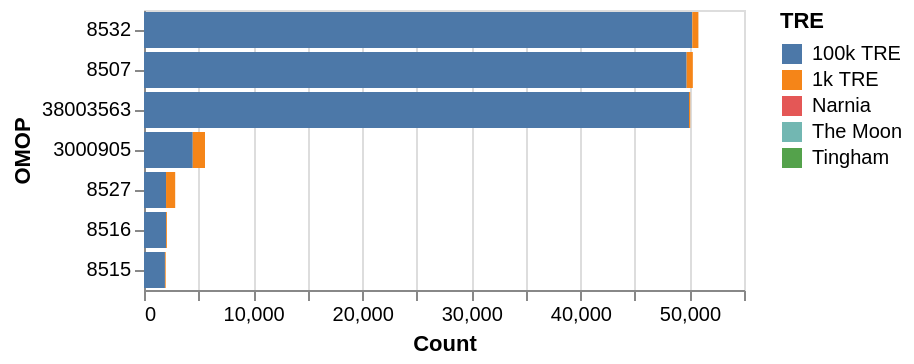

This figure's notebook cell:
### Markdown cell above
You can combine this method with ways of generating lists of codes, for example, getting the list of codes that are shared between some TREs, using the `.get_codes_by_membership` method.
These are the codes shared by both of the synthetic datasets.

### Code cell
codesets.plot_by_codes(codesets.get_codes_by_membership("['100k TRE', '1k TRE']")["OMOP"])

### Figure 1 — Vega-Lite specification as saved in the notebook (floating-point values rounded to 4 significant figures)
{"config": {"view": {"continuousWidth": 300, "continuousHeight": 300}}, "data": {"name": "data-c04c945ec29ce9a29b27390dd3cde0d6"}, "mark": {"type": "bar"}, "encoding": {"color": {"field": "TRE", "type": "nominal"}, "tooltip": {"field": "OMOP_DESCR", "type": "nominal"}, "x": {"field": "Count", "type": "quantitative"}, "y": {"field": "OMOP", "sort": "-x", "type": "nominal"}}, "$schema": "https://vega.github.io/schema/vega-lite/v6.1.0.json", "datasets": {"data-c04c945ec29ce9a29b27390dd3cde0d6": [{"OMOP": 8507, "TRE": "100k TRE", "Count": 49740.0, "OMOP_DESCR": "MALE"}, {"OMOP": 8507, "TRE": "1k TRE", "Count": 570.0, "OMOP_DESCR": "MALE"}, {"OMOP": 8507, "TRE": "Narnia", "Count": 0.0, "OMOP_DESCR": "MALE"}, {"OMOP": 8507, "TRE": "The Moon", "Count": 0.0, "OMOP_DESCR": "MALE"}, {"OMOP": 8507, "TRE": "Tingham", "Count": 0.0, "OMOP_DESCR": "MALE"}, {"OMOP": 8515, "TRE": "100k TRE", "Count": 1920.0, "OMOP_DESCR": "Asian"}, {"OMOP": 8515, "TRE": "1k TRE", "Count": 70.0, "OMOP_DESCR": "Asian"}, {"OMOP": 8515, "TRE": "Narnia", "Count": 0.0, "OMOP_DESCR": "Asian"}, {"OMOP": 8515, "TRE": "The Moon", "Count": 0.0, "OMOP_DESCR": "Asian"}, {"OMOP": 8515, "TRE": "Tingham", "Count": 0.0, "OMOP_DESCR": "Asian"}, {"OMOP": 8516, "TRE": "100k TRE", "Count": 2020.0, "OMOP_DESCR": "Black or African American"}, {"OMOP": 8516, "TRE": "1k TRE", "Count": 80.0, "OMOP_DESCR": "Black or African American"}, {"OMOP": 8516, "TRE": "Narnia", "Count": 0.0, "OMOP_DESCR": "Black or African American"}, {"OMOP": 8516, "TRE": "The Moon", "Count": 0.0, "OMOP_DESCR": "Black or African American"}, {"OMOP": 8516, "TRE": "Tingham", "Count": 0.0, "OMOP_DESCR": "Black or African American"}, {"OMOP": 8527, "TRE": "100k TRE", "Count": 2020.0, "OMOP_DESCR": "White"}, {"OMOP": 8527, "TRE": "1k TRE", "Count": 840.0, "OMOP_DESCR": "White"}, {"OMOP": 8527, "TRE": "Narnia", "Count": 0.0, "OMOP_DESCR": "White"}, {"OMOP": 8527, "TRE": "The Moon", "Count": 0.0, "OMOP_DESCR": "White"}, {"OMOP": 8527, "TRE": "Tingham", "Count": 0.0, "OMOP_DESCR": "White"}, {"OMOP": 8532, "TRE": "100k TRE", "Count": 50260.0, "OMOP_DESCR": "FEMALE"}, {"OMOP": 8532, "TRE": "1k TRE", "Count": 560.0, "OMOP_DESCR": "FEMALE"}, {"OMOP": 8532, "TRE": "Narnia", "Count": 0.0, "OMOP_DESCR": "FEMALE"}, {"OMOP": 8532, "TRE": "The Moon", "Count": 0.0, "OMOP_DESCR": "FEMALE"}, {"OMOP": 8532, "TRE": "Tingham", "Count": 0.0, "OMOP_DESCR": "FEMALE"}, {"OMOP": 3000905, "TRE": "100k TRE", "Count": 4470.0, "OMOP_DESCR": "Leukocytes [#/volume] in Blood by Automated count"}, {"OMOP": 3000905, "TRE": "1k TRE", "Count": 1120.0, "OMOP_DESCR": "Leukocytes [#/volume] in Blood by Automated count"}, {"OMOP": 3000905, "TRE": "Narnia", "Count": 0.0, "OMOP_DESCR": "Leukocytes [#/volume] in Blood by Automated count"}, {"OMOP": 3000905, "TRE": "The Moon", "Count": 0.0, "OMOP_DESCR": "Leukocytes [#/volume] in Blood by Automated count"}, {"OMOP": 3000905, "TRE": "Tingham", "Count": 0.0, "OMOP_DESCR": "Leukocytes [#/volume] in Blood by Automated count"}, {"OMOP": 38003563, "TRE": "100k TRE", "Count": 49960.0, "OMOP_DESCR": "Hispanic or Latino"}, {"OMOP": 38003563, "TRE": "1k TRE", "Count": 110.0, "OMOP_DESCR": "Hispanic or Latino"}, {"OMOP": 38003563, "TRE": "Narnia", "Count": 0.0, "OMOP_DESCR": "Hispanic or Latino"}, {"OMOP": 38003563, "TRE": "The Moon", "Count": 0.0, "OMOP_DESCR": "Hispanic or Latino"}, {"OMOP": 38003563, "TRE": "Tingham", "Count": 0.0, "OMOP_DESCR": "Hispanic or Latino"}]}}
